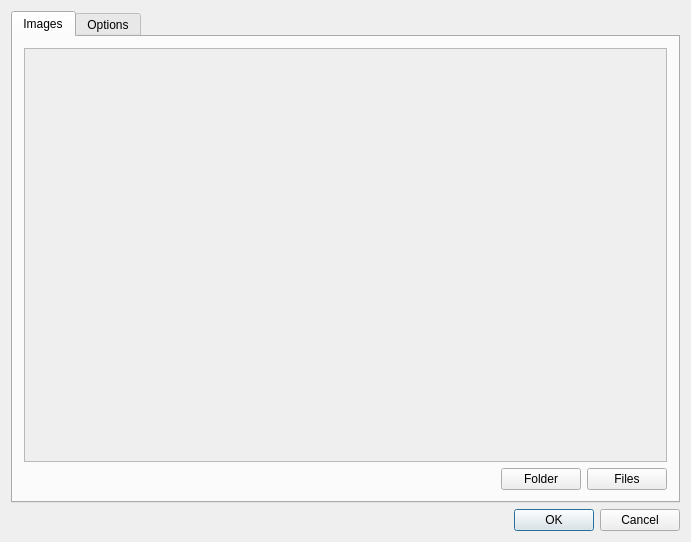
<?xml version="1.0" encoding="UTF-8"?>
<ui version="4.0">
 <class>Resize</class>
 <widget class="QMainWindow" name="Resize">
  <property name="geometry">
   <rect>
    <x>0</x>
    <y>0</y>
    <width>691</width>
    <height>542</height>
   </rect>
  </property>
  <property name="windowTitle">
   <string>Resize</string>
  </property>
  <widget class="QWidget" name="centralWidget">
   <layout class="QVBoxLayout" name="verticalLayout">
    <item>
     <widget class="QTabWidget" name="tabWidget">
      <property name="currentIndex">
       <number>0</number>
      </property>
      <widget class="QWidget" name="tabImages">
       <attribute name="title">
        <string>Images</string>
       </attribute>
       <layout class="QVBoxLayout" name="verticalLayout_4">
        <item>
         <widget class="QScrollArea" name="scrollArea">
          <property name="widgetResizable">
           <bool>true</bool>
          </property>
          <widget class="QWidget" name="scrollAreaWidgetContents">
           <property name="geometry">
            <rect>
             <x>0</x>
             <y>0</y>
             <width>649</width>
             <height>378</height>
            </rect>
           </property>
           <layout class="QGridLayout" name="gridLayout_4"/>
          </widget>
         </widget>
        </item>
        <item>
         <layout class="QHBoxLayout" name="horizontalLayout">
          <item>
           <spacer name="horizontalSpacer_4">
            <property name="orientation">
             <enum>Qt::Horizontal</enum>
            </property>
            <property name="sizeHint" stdset="0">
             <size>
              <width>40</width>
              <height>20</height>
             </size>
            </property>
           </spacer>
          </item>
          <item>
           <widget class="QPushButton" name="buttonOpenFolder">
            <property name="text">
             <string notr="true">Folder</string>
            </property>
            <property name="icon">
             <iconset theme="QFileIconProvider::Folder">
              <normaloff/>
             </iconset>
            </property>
           </widget>
          </item>
          <item>
           <widget class="QPushButton" name="buttonOpenFiles">
            <property name="text">
             <string notr="true">Files</string>
            </property>
           </widget>
          </item>
         </layout>
        </item>
       </layout>
      </widget>
      <widget class="QWidget" name="tabOptions">
       <attribute name="title">
        <string>Options</string>
       </attribute>
       <layout class="QVBoxLayout" name="verticalLayout_2">
        <item>
         <layout class="QHBoxLayout" name="horizontalLayout_2">
          <item>
           <widget class="QCheckBox" name="checkExif">
            <property name="text">
             <string>Keep Exif info</string>
            </property>
            <property name="checked">
             <bool>true</bool>
            </property>
           </widget>
          </item>
          <item>
           <widget class="QCheckBox" name="checkRotate">
            <property name="text">
             <string>Rotate if needed</string>
            </property>
            <property name="checked">
             <bool>true</bool>
            </property>
           </widget>
          </item>
          <item>
           <widget class="QCheckBox" name="checkResize">
            <property name="text">
             <string>Do not resize</string>
            </property>
           </widget>
          </item>
          <item>
           <spacer name="horizontalSpacer">
            <property name="orientation">
             <enum>Qt::Horizontal</enum>
            </property>
            <property name="sizeHint" stdset="0">
             <size>
              <width>40</width>
              <height>20</height>
             </size>
            </property>
           </spacer>
          </item>
         </layout>
        </item>
        <item>
         <widget class="QGroupBox" name="groupSize">
          <property name="title">
           <string>Maximum size</string>
          </property>
          <property name="checkable">
           <bool>true</bool>
          </property>
          <layout class="QHBoxLayout" name="horizontalLayout_4">
           <item>
            <spacer name="horizontalSpacer_3">
             <property name="orientation">
              <enum>Qt::Horizontal</enum>
             </property>
             <property name="sizeHint" stdset="0">
              <size>
               <width>40</width>
               <height>20</height>
              </size>
             </property>
            </spacer>
           </item>
           <item>
            <widget class="QComboBox" name="comboPixels">
             <property name="sizePolicy">
              <sizepolicy hsizetype="Preferred" vsizetype="Fixed">
               <horstretch>0</horstretch>
               <verstretch>0</verstretch>
              </sizepolicy>
             </property>
             <property name="minimumSize">
              <size>
               <width>175</width>
               <height>0</height>
              </size>
             </property>
             <property name="editable">
              <bool>true</bool>
             </property>
            </widget>
           </item>
           <item>
            <widget class="QLabel" name="labelPixels">
             <property name="sizePolicy">
              <sizepolicy hsizetype="Fixed" vsizetype="Preferred">
               <horstretch>0</horstretch>
               <verstretch>0</verstretch>
              </sizepolicy>
             </property>
             <property name="text">
              <string>pixels</string>
             </property>
            </widget>
           </item>
          </layout>
         </widget>
        </item>
        <item>
         <widget class="QGroupBox" name="groupRatio">
          <property name="title">
           <string>Ratio</string>
          </property>
          <property name="checkable">
           <bool>true</bool>
          </property>
          <property name="checked">
           <bool>false</bool>
          </property>
          <layout class="QHBoxLayout" name="horizontalLayout_5">
           <item>
            <spacer name="horizontalSpacer_2">
             <property name="orientation">
              <enum>Qt::Horizontal</enum>
             </property>
             <property name="sizeHint" stdset="0">
              <size>
               <width>40</width>
               <height>20</height>
              </size>
             </property>
            </spacer>
           </item>
           <item>
            <widget class="QComboBox" name="comboRatio">
             <property name="minimumSize">
              <size>
               <width>200</width>
               <height>0</height>
              </size>
             </property>
            </widget>
           </item>
           <item>
            <widget class="QLabel" name="labelPercent">
             <property name="sizePolicy">
              <sizepolicy hsizetype="Fixed" vsizetype="Preferred">
               <horstretch>0</horstretch>
               <verstretch>0</verstretch>
              </sizepolicy>
             </property>
             <property name="text">
              <string>%</string>
             </property>
            </widget>
           </item>
          </layout>
         </widget>
        </item>
        <item>
         <widget class="QGroupBox" name="groupLogo">
          <property name="title">
           <string>Add logo</string>
          </property>
          <property name="checkable">
           <bool>true</bool>
          </property>
          <property name="checked">
           <bool>false</bool>
          </property>
          <layout class="QHBoxLayout" name="horizontalLayout_3">
           <item>
            <widget class="QLabel" name="label">
             <property name="sizePolicy">
              <sizepolicy hsizetype="Expanding" vsizetype="Preferred">
               <horstretch>0</horstretch>
               <verstretch>0</verstretch>
              </sizepolicy>
             </property>
             <property name="text">
              <string>Logo</string>
             </property>
             <property name="alignment">
              <set>Qt::AlignCenter</set>
             </property>
            </widget>
           </item>
           <item>
            <widget class="QToolButton" name="toolButton">
             <property name="text">
              <string>...</string>
             </property>
            </widget>
           </item>
           <item>
            <layout class="QVBoxLayout" name="verticalLayout_3">
             <item>
              <widget class="QLineEdit" name="lineX">
               <property name="sizePolicy">
                <sizepolicy hsizetype="Preferred" vsizetype="Fixed">
                 <horstretch>0</horstretch>
                 <verstretch>0</verstretch>
                </sizepolicy>
               </property>
              </widget>
             </item>
             <item>
              <widget class="QLineEdit" name="lineY">
               <property name="sizePolicy">
                <sizepolicy hsizetype="Preferred" vsizetype="Fixed">
                 <horstretch>0</horstretch>
                 <verstretch>0</verstretch>
                </sizepolicy>
               </property>
              </widget>
             </item>
            </layout>
           </item>
          </layout>
         </widget>
        </item>
        <item>
         <spacer name="verticalSpacer">
          <property name="orientation">
           <enum>Qt::Vertical</enum>
          </property>
          <property name="sizeHint" stdset="0">
           <size>
            <width>20</width>
            <height>40</height>
           </size>
          </property>
         </spacer>
        </item>
       </layout>
      </widget>
     </widget>
    </item>
    <item>
     <widget class="QDialogButtonBox" name="buttonBox">
      <property name="standardButtons">
       <set>QDialogButtonBox::Cancel|QDialogButtonBox::Ok</set>
      </property>
     </widget>
    </item>
   </layout>
  </widget>
  <widget class="QMenuBar" name="menuBar">
   <property name="geometry">
    <rect>
     <x>0</x>
     <y>0</y>
     <width>691</width>
     <height>25</height>
    </rect>
   </property>
  </widget>
 </widget>
 <layoutdefault spacing="6" margin="11"/>
 <resources/>
 <connections>
  <connection>
   <sender>buttonBox</sender>
   <signal>rejected()</signal>
   <receiver>Resize</receiver>
   <slot>close()</slot>
   <hints>
    <hint type="sourcelabel">
     <x>286</x>
     <y>532</y>
    </hint>
    <hint type="destinationlabel">
     <x>155</x>
     <y>278</y>
    </hint>
   </hints>
  </connection>
 </connections>
</ui>
